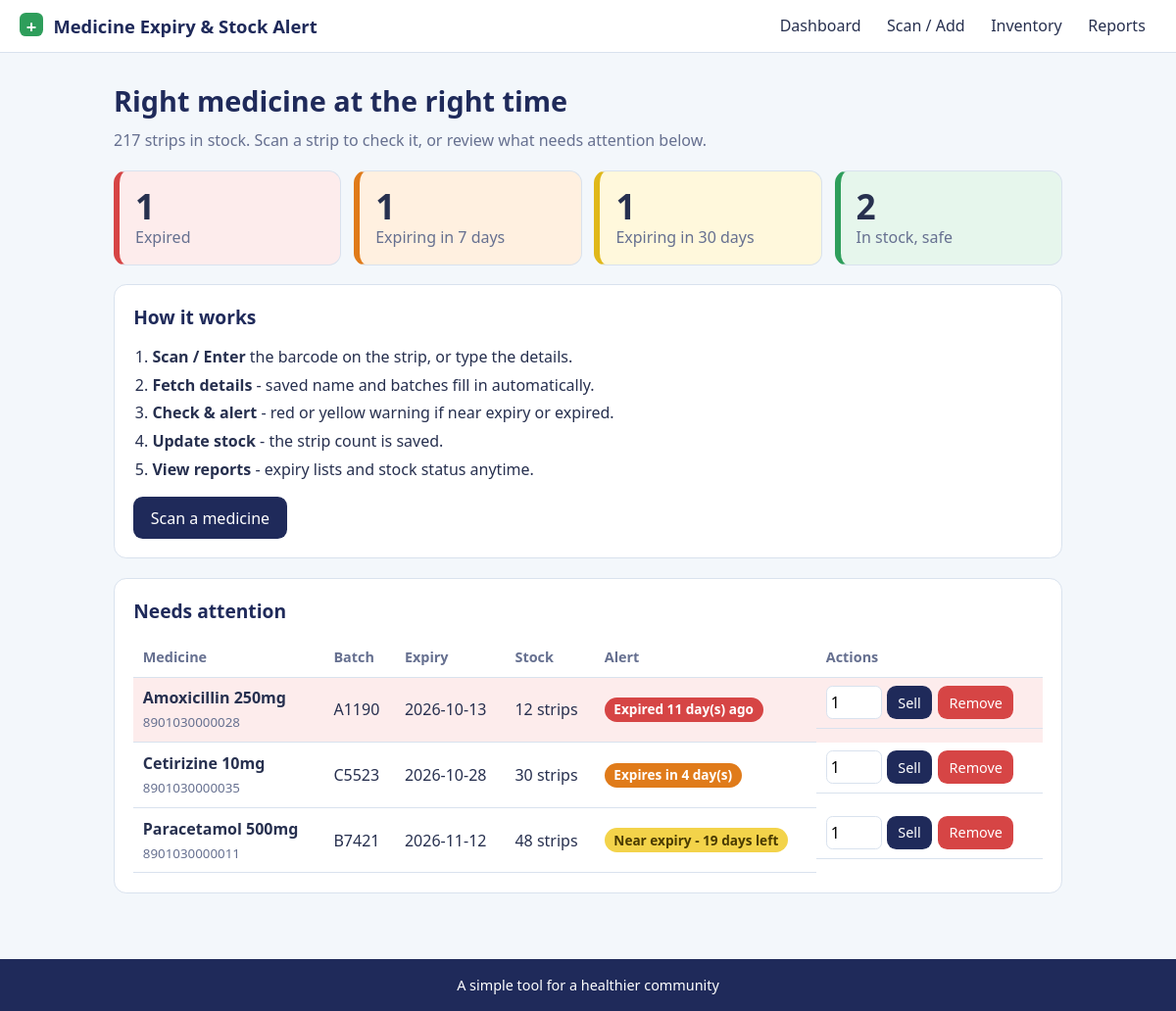
The page / on the database its author committed.
### tables this page shows
CREATE TABLE medicines (
            id INTEGER PRIMARY KEY AUTOINCREMENT,
            barcode TEXT NOT NULL DEFAULT '',
            name TEXT NOT NULL,
            batch_no TEXT NOT NULL DEFAULT '',
            expiry_date TEXT NOT NULL,
            quantity INTEGER NOT NULL DEFAULT 0,
            added_on TEXT NOT NULL
        );

### app.py (the view)
@app.route("/")
def dashboard():
    meds = [m for m in all_medicines() if m["quantity"] > 0]
    counts = {k: sum(1 for m in meds if m["status"]["key"] == k)
              for k in ("expired", "critical", "near", "ok")}
    urgent = [m for m in meds if m["status"]["key"] != "ok"][:8]
    return render_template("dashboard.html", counts=counts, urgent=urgent,
                           total=sum(m["quantity"] for m in meds),
                           critical_days=CRITICAL_DAYS, near_days=NEAR_DAYS)

### app.py (called while the page is built)
def db():
    if "db" not in g:
        g.db = sqlite3.connect(DB_PATH)
        g.db.row_factory = sqlite3.Row
    return g.db

def status_of(expiry_str):
    days = (datetime.strptime(expiry_str, "%Y-%m-%d").date() - date.today()).days
    if days < 0:
        return {"key": "expired", "label": f"Expired {-days} day(s) ago", "days": days}
    if days <= CRITICAL_DAYS:
        return {"key": "critical", "label": f"Expires in {days} day(s)", "days": days}
    if days <= NEAR_DAYS:
        return {"key": "near", "label": f"Near expiry - {days} days left", "days": days}
    return {"key": "ok", "label": f"Safe - {days} days left", "days": days}

def enrich(rows):
    out = []
    for r in rows:
        d = dict(r)
        d["status"] = status_of(d["expiry_date"])
        out.append(d)
    return out

def all_medicines():
    return enrich(db().execute(
        "SELECT * FROM medicines ORDER BY expiry_date ASC, name ASC").fetchall())

### templates/dashboard.html
{% extends "base.html" %}
{% from "_macros.html" import table %}
{% block content %}
<h1>Right medicine at the right time</h1>
<p class="lead">{{ total }} strips in stock. Scan a strip to check it, or review what needs attention below.</p>
<section class="cards">
  <a class="card expired" href="{{ url_for('inventory', filter='expired') }}"><b>{{ counts.expired }}</b><span>Expired</span></a>
  <a class="card critical" href="{{ url_for('inventory', filter='critical') }}"><b>{{ counts.critical }}</b><span>Expiring in {{ critical_days }} days</span></a>
  <a class="card near" href="{{ url_for('inventory', filter='near') }}"><b>{{ counts.near }}</b><span>Expiring in {{ near_days }} days</span></a>
  <a class="card ok" href="{{ url_for('inventory', filter='ok') }}"><b>{{ counts.ok }}</b><span>In stock, safe</span></a>
</section>
<section class="panel">
  <h2>How it works</h2>
  <ol class="steps">
    <li><b>Scan / Enter</b> the barcode on the strip, or type the details.</li>
    <li><b>Fetch details</b> - saved name and batches fill in automatically.</li>
    <li><b>Check &amp; alert</b> - red or yellow warning if near expiry or expired.</li>
    <li><b>Update stock</b> - the strip count is saved.</li>
    <li><b>View reports</b> - expiry lists and stock status anytime.</li>
  </ol>
  <a class="btn" href="{{ url_for('scan') }}">Scan a medicine</a>
</section>
<section class="panel">
  <h2>Needs attention</h2>
  {% if urgent %}{{ table(urgent) }}{% else %}<p class="empty">All clear. No medicines are expired or near expiry.</p>{% endif %}
</section>
{% endblock %}

### templates/base.html (shortened to what this page needs)
<!doctype html>
<html lang="en">
<head>
  <link rel="stylesheet" href="{{ url_for('static', filename='style.css') }}">
</head>
<body>
<header class="top">
  <a class="brand" href="{{ url_for('dashboard') }}"><span class="cross">+</span> Medicine Expiry &amp; Stock Alert</a>
  <nav>
    <a href="{{ url_for('dashboard') }}">Dashboard</a>
    <a href="{{ url_for('scan') }}">Scan / Add</a>
    <a href="{{ url_for('inventory') }}">Inventory</a>
    <a href="{{ url_for('reports') }}">Reports</a>
  </nav>
</header>
<main>
  {% block content %}{% endblock %}
</main>
<footer>A simple tool for a healthier community</footer>
</body>
</html>

### templates/_macros.html
{% macro badge(s) %}<span class="badge {{ s.key }}">{{ s.label }}</span>{% endmacro %}
{% macro table(meds, actions=True) %}
{% if meds %}
<div class="table-wrap"><table>
  <thead><tr><th>Medicine</th><th>Batch</th><th>Expiry</th><th>Stock</th><th>Alert</th>{% if actions %}<th>Actions</th>{% endif %}</tr></thead>
  <tbody>
  {% for m in meds %}
  <tr class="row-{{ m.status.key }}">
    <td><strong>{{ m.name }}</strong><br><small>{{ m.barcode or 'no barcode' }}</small></td>
    <td>{{ m.batch_no or '-' }}</td>
    <td>{{ m.expiry_date }}</td>
    <td>{{ m.quantity }} strips</td>
    <td>{{ badge(m.status) }}</td>
    {% if actions %}
    <td class="actions">
      <form method="post" action="{{ url_for('sell', med_id=m.id) }}">
        <input type="number" name="quantity" value="1" min="1" aria-label="Strips to remove">
        <button class="btn small">Sell</button>
      </form>
      <form method="post" action="{{ url_for('delete', med_id=m.id) }}" onsubmit="return confirm('Remove this entry?')">
        <button class="btn small danger">Remove</button>
      </form>
    </td>
    {% endif %}
  </tr>
  {% endfor %}
  </tbody>
</table></div>
{% else %}<p class="empty">Nothing here yet.</p>{% endif %}
{% endmacro %}

### static/style.css (style rules this page uses)
:root { --navy:#1f2a5a; --ink:#27304f; --muted:#667090; --bg:#f3f7fb; --line:#d9e2ee; --red:#d64545; --red-bg:#fdecec; --orange:#e07b1a; --orange-bg:#fff0e0; --yellow-bg:#fff8dc; --green:#2e9e5b; --green-bg:#e6f6ec; --blue:#3b6fd4; }
* { box-sizing:border-box }
body { margin:0;font:16px/1.5 "Segoe UI",system-ui,-apple-system,Roboto,sans-serif;color:var(--ink);background:var(--bg) }
.top { display:flex;flex-wrap:wrap;gap:.5rem 1.5rem;align-items:center;justify-content:space-between;padding:.8rem 1.25rem;background:#fff;border-bottom:1px solid var(--line);position:sticky;top:0;z-index:5 }
.brand { font-weight:700;font-size:1.15rem;color:var(--navy);text-decoration:none }
.cross { display:inline-grid;place-items:center;width:1.5rem;height:1.5rem;border-radius:.4rem;background:var(--green);color:#fff;margin-right:.35rem }
nav a { color:var(--ink);text-decoration:none;padding:.4rem .7rem;border-radius:.5rem }
main { max-width:1000px;margin:0 auto;padding:1.5rem 1rem 3rem }
footer { text-align:center;padding:1rem;color:#fff;background:var(--navy);font-size:.9rem }
h1 { color:var(--navy);margin:.2rem 0 .4rem;font-size:1.8rem }
h2 { color:var(--navy);margin:0 0 .8rem;font-size:1.2rem }
.lead { color:var(--muted);margin-top:0 }
.panel { background:#fff;border:1px solid var(--line);border-radius:.8rem;padding:1.2rem;margin:1.2rem 0 }
.cards { display:grid;grid-template-columns:repeat(auto-fit,minmax(170px,1fr));gap:.8rem;margin:1.2rem 0 }
.card { display:block;text-decoration:none;color:inherit;padding:1rem;border-radius:.8rem;border:1px solid var(--line);border-left-width:6px;background:#fff }
.card b { display:block;font-size:2.2rem;line-height:1.1 }
.card span { color:var(--muted) }
.card.expired { border-left-color:var(--red);background:var(--red-bg) }
.card.critical { border-left-color:var(--orange);background:var(--orange-bg) }
.card.near { border-left-color:#e0b81a;background:var(--yellow-bg) }
.card.ok { border-left-color:var(--green);background:var(--green-bg) }
.steps { padding-left:1.2rem;margin:0 0 1rem }
.steps li { margin:.3rem 0 }
.btn { display:inline-block;border:0;border-radius:.6rem;background:var(--navy);color:#fff;padding:.6rem 1.1rem;font:inherit;cursor:pointer;text-decoration:none }
.btn.danger { background:var(--red) }
.btn.small { padding:.3rem .7rem;font-size:.9rem }
.table-wrap { overflow-x:auto }
table { width:100%;border-collapse:collapse }
th,td { text-align:left;padding:.55rem .6rem;border-bottom:1px solid var(--line);vertical-align:middle }
th { color:var(--muted);font-weight:600;font-size:.9rem }
small { color:var(--muted) }
.row-expired { background:var(--red-bg) }
.badge { display:inline-block;padding:.15rem .6rem;border-radius:2rem;font-size:.85rem;font-weight:600;white-space:nowrap }
.badge.expired { background:var(--red);color:#fff }
.badge.critical { background:var(--orange);color:#fff }
.badge.near { background:#f3d34a;color:#4a3b00 }
.actions { display:flex;gap:.4rem;flex-wrap:wrap }
.actions form { display:flex;gap:.3rem }
.actions input { width:3.6rem;padding:.25rem;border:1px solid var(--line);border-radius:.4rem }
form input { display:block;width:100%;margin-top:.3rem;padding:.7rem;border:1px solid var(--line);border-radius:.5rem;font:inherit }
.actions input,.filters input { margin-top:0 }

### rows shown on the page
medicines: name "Amoxicillin 250mg", barcode "8901030000028", batch_no "A1190", expiry_date "2026-10-13", quantity "12", label "Expired 11 day(s) ago"
medicines: name "Cetirizine 10mg", barcode "8901030000035", batch_no "C5523", expiry_date "2026-10-28", quantity "30", label "Expires in 4 day(s)"
medicines: name "Paracetamol 500mg", barcode "8901030000011", batch_no "B7421", expiry_date "2026-11-12", quantity "48", label "Near expiry - 19 days left"

### other values the page prints
{{ total }} "217"
{{ counts.expired }} "1"
{{ counts.critical }} "1"
{{ critical_days }} "7"
{{ counts.near }} "1"
{{ near_days }} "30"
{{ counts.ok }} "2"
